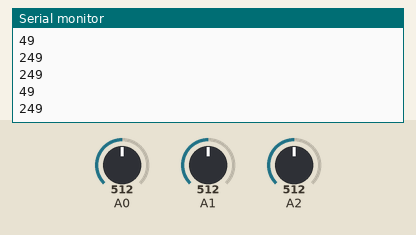
Bench run of a sketch on a simulated Arduino Uno, built with avr-gcc and run on an emulated ATmega328P. On the bench: the last lines printed to the serial monitor. The test bench sets the inputs (shaded band); at power-on: A0 = 512, A1 = 512, A2 = 512.

Above: at 1.2 s.
1.3 s: A0 set to 716
At 1.4 s:
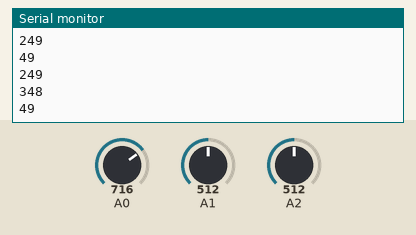
2.8 s: A1 set to 716
At 2.9 s:
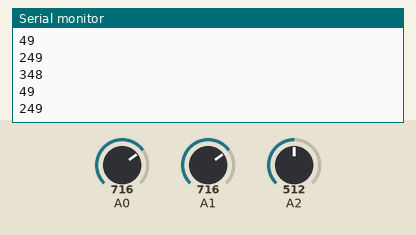
4.3 s: A2 set to 306
At 4.3 s:
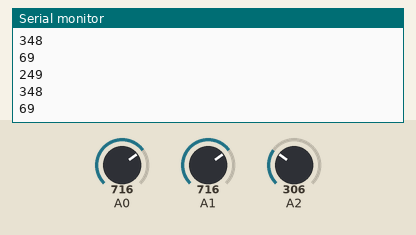
5.8 s: A0 set to 900
At 5.8 s:
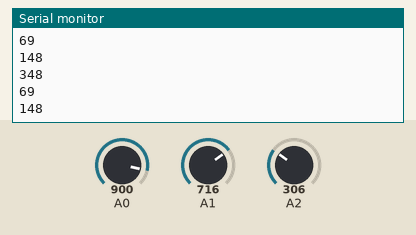
7.3 s: A1 set to 900
At 7.31 s:
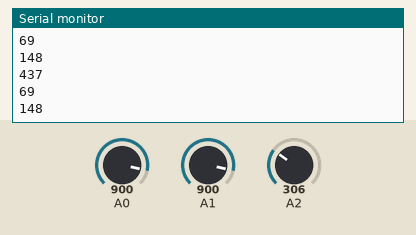
8.8 s: A2 set to 122
At 8.82 s:
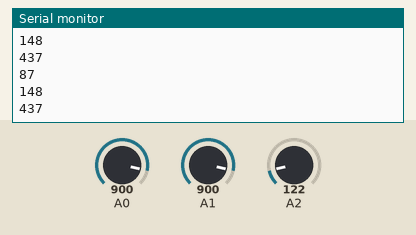
Timing chart, 0 to 11.3 s (numbered marks = the images above; inputs shaded):
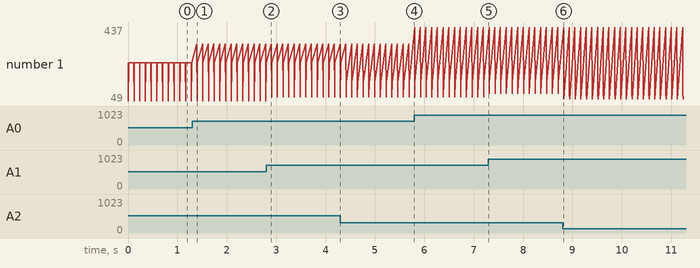

The sketch:

transmitter_robo.ino
```cpp
// Example 1-1, joystick and open-smart wireless, TX
#include <SoftwareSerial.h>

int p = 0;
int i = 0;
int d = 0;

SoftwareSerial BlueSerial(2, 3); // RX, TX

void setup() {
  // set the data rate for the SoftwareSerial port
  BlueSerial.begin(9600);
  Serial.begin(9600);
}

void loop() {
  int p = map(analogRead(A0), 0, 1028, 0, 500);
  int i = map(analogRead(A1), 0, 1028, 0, 100);
  int d = map(analogRead(A2), 0, 1028, 0, 500);
  Serial.println(p);
  Serial.println(i);
  Serial.println(d);
  BlueSerial.println(p);
  BlueSerial.println(i);
  BlueSerial.println(d);
  delay(100);
}

// Example 1-2, joystick and open-smart wireless, RX
```

Measured:
- after the input at 1.3 s, the serial monitor: prints a new line after 0.09 s (image 1)
- plotted number 1: 249 → 69 after the input at 2.8 s, 69 → 148 after the input at 4.3 s, 148 → 59 after the input at 8.8 s
